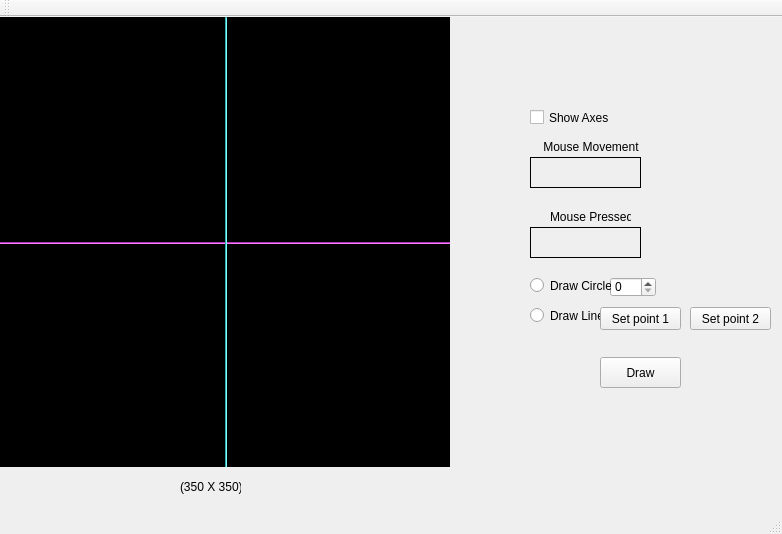
<?xml version="1.0" encoding="UTF-8"?>
<ui version="4.0">
 <class>MainWindow</class>
 <widget class="QMainWindow" name="MainWindow">
  <property name="geometry">
   <rect>
    <x>0</x>
    <y>0</y>
    <width>782</width>
    <height>534</height>
   </rect>
  </property>
  <property name="windowTitle">
   <string>MainWindow</string>
  </property>
  <widget class="QWidget" name="centralWidget">
   <widget class="my_label" name="frame">
    <property name="geometry">
     <rect>
      <x>0</x>
      <y>0</y>
      <width>450</width>
      <height>450</height>
     </rect>
    </property>
    <property name="mouseTracking">
     <bool>true</bool>
    </property>
    <property name="styleSheet">
     <string notr="true">background-color: rgb(0, 0, 0);</string>
    </property>
    <property name="frameShape">
     <enum>QFrame::Box</enum>
    </property>
    <property name="text">
     <string/>
    </property>
   </widget>
   <widget class="QLabel" name="mouse_movement">
    <property name="geometry">
     <rect>
      <x>530</x>
      <y>140</y>
      <width>111</width>
      <height>31</height>
     </rect>
    </property>
    <property name="frameShape">
     <enum>QFrame::Panel</enum>
    </property>
    <property name="text">
     <string/>
    </property>
   </widget>
   <widget class="QLabel" name="label_3">
    <property name="geometry">
     <rect>
      <x>530</x>
      <y>120</y>
      <width>111</width>
      <height>20</height>
     </rect>
    </property>
    <property name="text">
     <string>    Mouse Movement</string>
    </property>
   </widget>
   <widget class="QLabel" name="mouse_pressed">
    <property name="geometry">
     <rect>
      <x>530</x>
      <y>210</y>
      <width>111</width>
      <height>31</height>
     </rect>
    </property>
    <property name="frameShape">
     <enum>QFrame::Panel</enum>
    </property>
    <property name="text">
     <string/>
    </property>
   </widget>
   <widget class="QLabel" name="label_5">
    <property name="geometry">
     <rect>
      <x>550</x>
      <y>190</y>
      <width>81</width>
      <height>20</height>
     </rect>
    </property>
    <property name="text">
     <string>Mouse Pressed</string>
    </property>
   </widget>
   <widget class="QLabel" name="label_6">
    <property name="geometry">
     <rect>
      <x>180</x>
      <y>460</y>
      <width>61</width>
      <height>20</height>
     </rect>
    </property>
    <property name="text">
     <string>(350 X 350)</string>
    </property>
   </widget>
   <widget class="Line" name="x_axis">
    <property name="geometry">
     <rect>
      <x>0</x>
      <y>225</y>
      <width>450</width>
      <height>2</height>
     </rect>
    </property>
    <property name="styleSheet">
     <string notr="true">background-color: rgb(255, 85, 255);</string>
    </property>
    <property name="orientation">
     <enum>Qt::Horizontal</enum>
    </property>
   </widget>
   <widget class="Line" name="y_axis">
    <property name="geometry">
     <rect>
      <x>225</x>
      <y>0</y>
      <width>2</width>
      <height>450</height>
     </rect>
    </property>
    <property name="styleSheet">
     <string notr="true">
background-color: rgb(85, 255, 255);</string>
    </property>
    <property name="orientation">
     <enum>Qt::Vertical</enum>
    </property>
   </widget>
   <widget class="QCheckBox" name="show_axes">
    <property name="geometry">
     <rect>
      <x>530</x>
      <y>90</y>
      <width>91</width>
      <height>21</height>
     </rect>
    </property>
    <property name="text">
     <string>Show Axes</string>
    </property>
   </widget>
   <widget class="QPushButton" name="Draw">
    <property name="geometry">
     <rect>
      <x>600</x>
      <y>340</y>
      <width>81</width>
      <height>31</height>
     </rect>
    </property>
    <property name="text">
     <string>Draw</string>
    </property>
   </widget>
   <widget class="QSpinBox" name="circle_radius">
    <property name="geometry">
     <rect>
      <x>610</x>
      <y>260</y>
      <width>46</width>
      <height>20</height>
     </rect>
    </property>
   </widget>
   <widget class="QRadioButton" name="draw_circle">
    <property name="geometry">
     <rect>
      <x>530</x>
      <y>260</y>
      <width>81</width>
      <height>17</height>
     </rect>
    </property>
    <property name="text">
     <string>Draw Circle</string>
    </property>
   </widget>
   <widget class="QRadioButton" name="draw_line">
    <property name="geometry">
     <rect>
      <x>530</x>
      <y>290</y>
      <width>77</width>
      <height>17</height>
     </rect>
    </property>
    <property name="text">
     <string>Draw Line</string>
    </property>
   </widget>
   <widget class="QPushButton" name="set_point1">
    <property name="geometry">
     <rect>
      <x>600</x>
      <y>290</y>
      <width>81</width>
      <height>23</height>
     </rect>
    </property>
    <property name="text">
     <string>Set point 1</string>
    </property>
   </widget>
   <widget class="QPushButton" name="set_point2">
    <property name="geometry">
     <rect>
      <x>690</x>
      <y>290</y>
      <width>81</width>
      <height>23</height>
     </rect>
    </property>
    <property name="text">
     <string>Set point 2</string>
    </property>
   </widget>
  </widget>
  <widget class="QMenuBar" name="menuBar">
   <property name="geometry">
    <rect>
     <x>0</x>
     <y>0</y>
     <width>782</width>
     <height>21</height>
    </rect>
   </property>
  </widget>
  <widget class="QToolBar" name="mainToolBar">
   <attribute name="toolBarArea">
    <enum>TopToolBarArea</enum>
   </attribute>
   <attribute name="toolBarBreak">
    <bool>false</bool>
   </attribute>
  </widget>
  <widget class="QStatusBar" name="statusBar"/>
 </widget>
 <layoutdefault spacing="6" margin="11"/>
 <customwidgets>
  <customwidget>
   <class>my_label</class>
   <extends>QLabel</extends>
   <header location="global">my_label.h</header>
  </customwidget>
 </customwidgets>
 <resources/>
 <connections/>
</ui>
